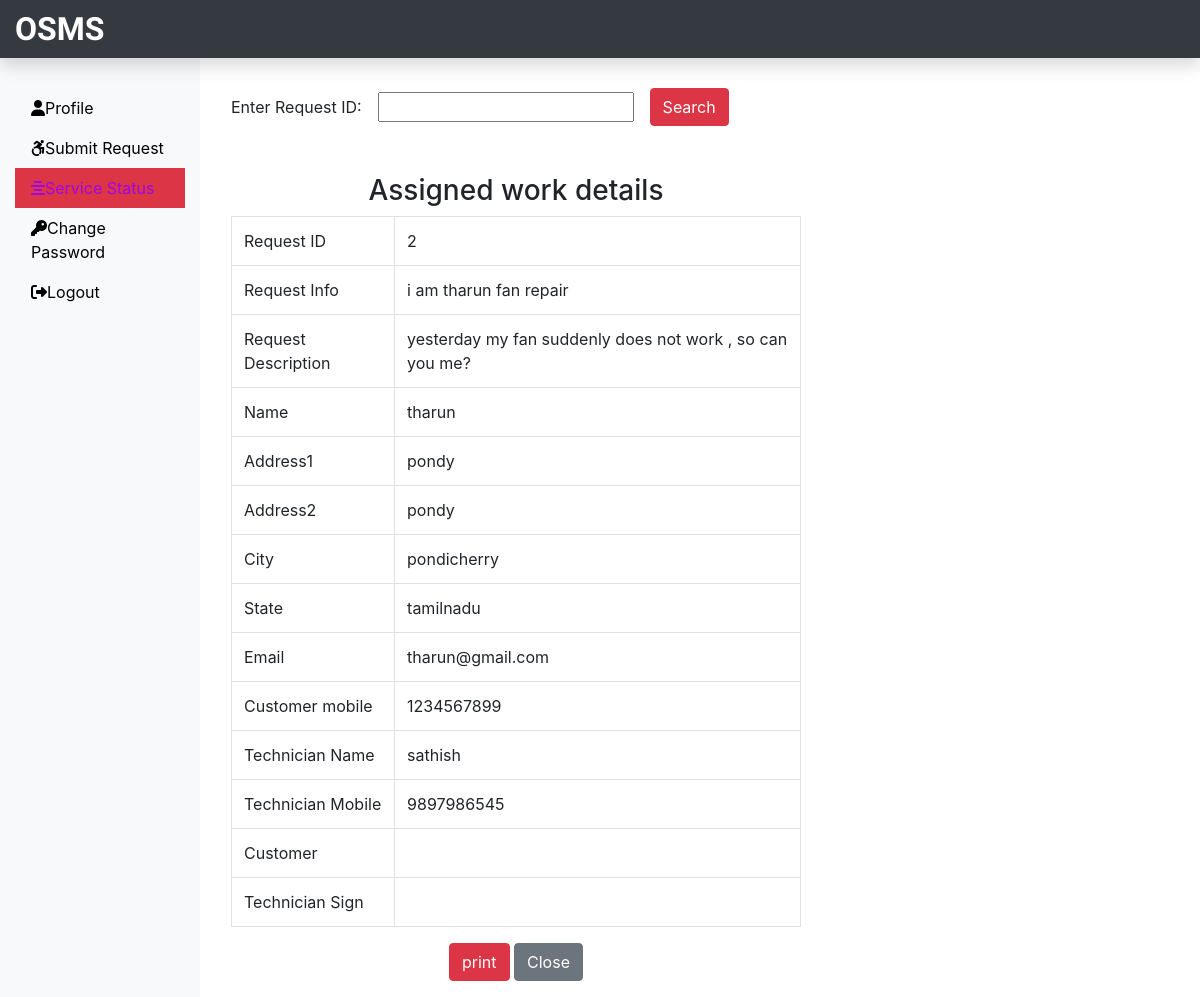
Screenshot of /Requester/CheckStatus.php?checkid=2 (signed in) with the database file from the repository.
### tables this page shows
CREATE TABLE `assignwork_tb` (
  `rno` int(11) NOT NULL,
  `request_id` int(11) NOT NULL,
  `request_info` text NOT NULL,
  `request_desc` text NOT NULL,
  `requester_name` varchar(60) NOT NULL,
  `requester_add1` text NOT NULL,
  `requester_add2` text NOT NULL,
  `requester_city` varchar(60) NOT NULL,
  `requester_state` varchar(60) NOT NULL,
  `requester_zip` int(11) NOT NULL,
  `requester_email` varchar(60) NOT NULL,
  `requester_mobile` bigint(20) NOT NULL,
  `assign_tech` varchar(60) NOT NULL,
  `assign_date` date NOT NULL,
  `tech_ph` bigint(20) NOT NULL
);

### Requester/CheckStatus.php (the view, shortened to what this page needs)
<?php
include('includes/header.php');
include('../dbConnection.php');
?>
 <div class="col-sm-6 mt-5 mx-3 ">
    <form action="" method="POST" class="form-inline d-print-none">
        <div class="form-group mr-3">
            <label for="checkid">Enter Request ID:</label>
            <input type="text" class="form-contorl ml-3" name="checkid" id="checkid" onkeypress="isInputNumber(event)">
        </div>
        <button type ="submit" class="btn btn-danger">Search</button>
    </form>
    <?php
     if(isset($_REQUEST['checkid']))
     {
   if($_REQUEST['checkid'] == ""){
    $msg = '<div class="alert alert-warning col-sm-6 ml-5 mt-2" role="alert"> Fill All Fileds </div>';
   }
        else{
            $sql = "SELECT * FROM assignwork_tb WHERE request_id = {$_REQUEST['checkid']}";
        $result = $conn->query($sql);
        $row = $result->fetch_assoc();
        if((isset($row['request_id']) == isset($_REQUEST['checkid'])))
        {
        ?>
     <h3 class="text-center mt-5">Assigned work details</h3>
     <table class="table table-bordered">
        <tbody>
            <tr>
                <td>Request ID</td>
                <td><?php if(isset($row['request_id']))
                {
                    echo $row['request_id'];
                }
                ?></td>
            </tr>
            <tr>
                <td>Request Info</td>
                <td><?php if(isset($row['request_info']))
                {
                    echo $row['request_info'];
                }
                ?></td>
            </tr>
            <tr>
                <td>Request Description</td>
                <td><?php if(isset($row['request_desc']))
                {
                    echo $row['request_desc'];
                }
                ?></td>
            </tr>
            <tr>
                <td>Name</td>
                <td><?php if(isset($row['requester_name']))
                {
                    echo $row['requester_name'];
                }
                ?></td>
            </tr>
            <tr>
                <td>Address1</td>
                <td><?php if(isset($row['requester_add1']))
                {
                    echo $row['requester_add1'];
                }
                ?></td>
            </tr>
            <tr>
                <td>Address2</td>
                <td><?php if(isset($row['requester_add2']))
                {
                    echo $row['requester_add2'];
                }
                ?></td>
            </tr>
            <tr>
                <td>City</td>
                <td><?php if(isset($row['requester_city']))
                {
                    echo $row['requester_city'];
                }
                ?></td>
            </tr>
            <tr>
                <td>State</td>
                <td><?php if(isset($row['requester_state']))
                {
                    echo $row['requester_state'];
                }
                ?></td>
            </tr>
            <tr>
                <td>Email</td>
                <td><?php if(isset($row['requester_email']))
                {
                    echo $row['requester_email'];
                }
                ?></td>
            </tr>
            <tr>
                <td> Customer mobile</td>
                <td><?php if(isset($row['requester_mobile']))
                {
                    echo $row['requester_mobile'];
                }
                ?></td>
            </tr>
            <tr>
                <td>Technician Name</td>
                <td><?php if(isset($row['assign_tech']))
                {
                    echo $row['assign_tech'];
                }
                ?></td>
            </tr>
            <tr>
                <td>Technician Mobile</td>
                <td><?php if(isset($row['tech_ph']))
                {
                    echo $row['tech_ph'];
                }
                ?></td>
            </tr>
            <tr>
                <td>Customer</td>
                <td></td>
              </tr>
              <tr>
                <td>Technician Sign</td>
                <td></td>
              </tr>
        </tbody>
     </table>
     <div class="text-center">
        <form action=""  class="mb-3 d-print-none">
            <input class="btn btn-danger" type="submit" value="print" onClick="window.print()">
            <input class="btn btn-secondary" type="submit" value="Close" >
        </form>
     </div>
     <?php }else {
        echo '<div class="alert alert-info mt-4">Your Request is Still Pending</div>';
    }
        }
        }?>
 </div>
<?php
include('includes/footer.php');
?>

### rows the page displays
assignwork_tb: request "2", request_info "i am tharun fan repair", request_desc "yesterday my fan suddenly does not work , so can you me?", requester_name "tharun", requester_add1 "pondy", requester_add2 "pondy", requester_city "pondicherry", requester_state "tamilnadu", requester_email "tharun@gmail.com", requester_mobile "1234567899", assign_tech "sathish", tech_ph "9897986545"
